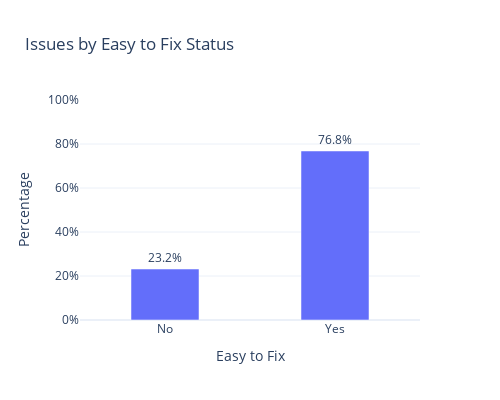

The code cell stored with this chart in its notebook:
### Code cell
fig_m2 = go.Figure()

fig_m2 = px.bar(
    m2,
    x='Easy_to_Fix',
    y='Percentage',
    text=[f"{round(p * 100, 1)}%" for p in m2['Percentage']],
    labels={'Easy_to_Fix': 'Easy to Fix', 'Issues': 'Number of Issues'},
    title='Issues by Easy to Fix Status'
)

# Update layout for better appearance
fig_m2.update_traces(textposition='outside')  # Position text labels outside of bars
fig_m2.update_layout(xaxis_title='Easy to Fix'
                     , template='plotly_white'
                     , width=500  # Set the width of the figure
                     , height=400  # Optional: set height for better proportions
    )

fig_m2.update_traces(width=0.4) 
fig_m2.update_yaxes(range=[0, 1], tickformat=".0%") 

fig_m2.show()

### Figure 1 — Plotly figure (JSON) as saved in the notebook; plotly's stock layout.template omitted (floating-point values rounded to 4 significant figures)
{"data": [{"alignmentgroup": "True", "hovertemplate": "Easy to Fix=%{x}<br>Percentage=%{y}<br>text=%{text}<extra></extra>", "legendgroup": "", "marker": {"color": "#636efa", "pattern": {"shape": ""}}, "name": "", "offsetgroup": "", "orientation": "v", "showlegend": false, "text": ["23.2%", "76.8%"], "textposition": "outside", "type": "bar", "width": 0.4, "x": ["No", "Yes"], "xaxis": "x", "y": [0.2317, 0.7683], "yaxis": "y"}], "layout": {"barmode": "relative", "height": 400, "legend": {"tracegroupgap": 0}, "title": {"text": "Issues by Easy to Fix Status"}, "width": 500, "xaxis": {"anchor": "y", "domain": [0, 1], "title": {"text": "Easy to Fix"}}, "yaxis": {"anchor": "x", "domain": [0, 1], "range": [0, 1], "tickformat": ".0%", "title": {"text": "Percentage"}}}}
